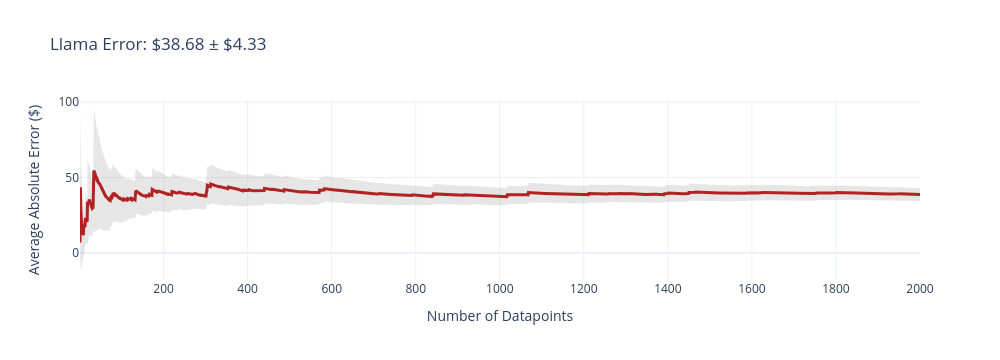
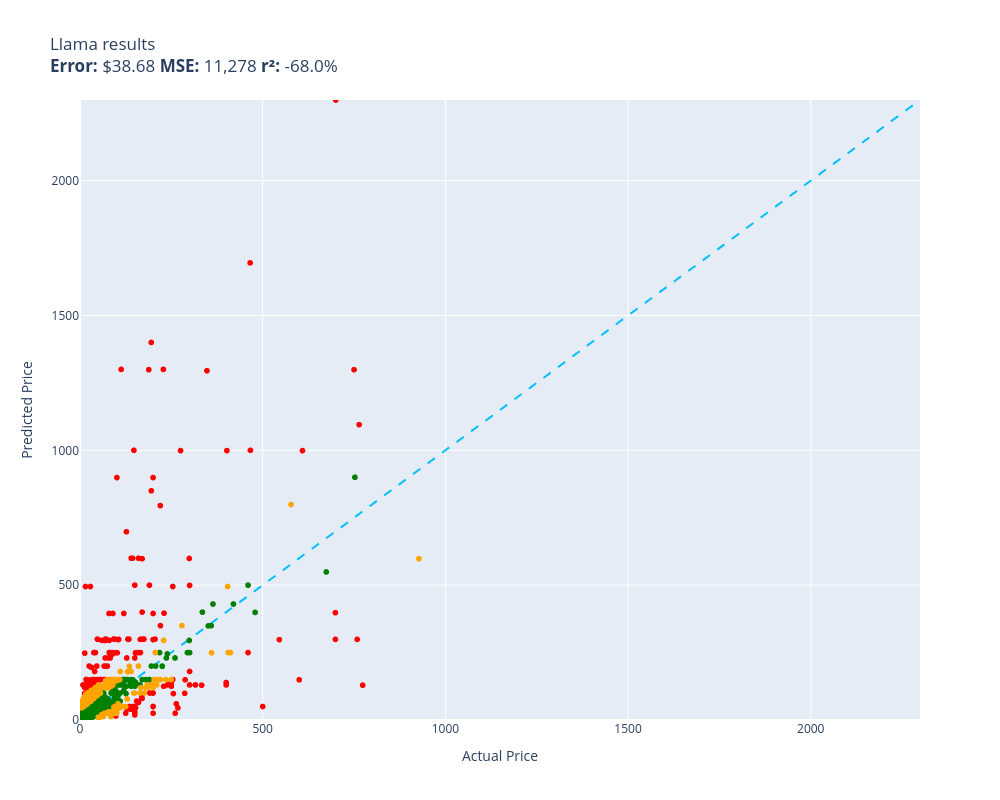

These figures' notebook cell, in order:
### Code cell
# Evaluation
# We notice that base model performance is super bad so we need to fine-tune it with our data
evaluate(llama, test)

### Figure 1 — Plotly figure (JSON) as saved in the notebook; plotly's stock layout.template omitted (floating-point values rounded to 4 significant figures; data arrays with more than 128 entries replaced by an {"elided": "..."} marker saying what was removed)
{"data": [{"fill": "toself", "fillcolor": "rgba(128,128,128,0.2)", "hoverinfo": "skip", "line": {"color": "rgba(255,255,255,0)"}, "name": "95% CI", "showlegend": false, "type": "scatter", "x": {"elided": "4000 int values"}, "y": {"elided": "4000 float values"}}, {"customdata": {"elided": "2000x1 float values"}, "hovertemplate": "n=%{x}<br>Avg Error=$%{y:,.2f}<br>±95% CI=$%{customdata[0]:,.2f}<extra></extra>", "line": {"color": "firebrick", "width": 3}, "mode": "lines", "name": "Cumulative Avg Error", "type": "scatter", "x": {"elided": "2000 int values"}, "y": {"elided": "2000 float values"}}], "layout": {"height": 360, "showlegend": false, "title": {"text": "Llama Error: $38.68 ± $4.33"}, "width": 1000, "xaxis": {"title": {"text": "Number of Datapoints"}}, "yaxis": {"title": {"text": "Average Absolute Error ($)"}}}}

### Figure 2 — Plotly figure (JSON) as saved in the notebook; plotly's stock layout.template omitted (floating-point values rounded to 4 significant figures; data arrays with more than 128 entries replaced by an {"elided": "..."} marker saying what was removed)
{"data": [{"customdata": {"elided": "1592x1 str values"}, "hovertemplate": "%{customdata[0]}<extra></extra>", "legendgroup": "green", "marker": {"color": "green", "size": 6, "symbol": "circle"}, "mode": "markers", "name": "green", "showlegend": true, "type": "scattergl", "x": {"elided": "1592 float values"}, "xaxis": "x", "y": {"elided": "1592 float values"}, "yaxis": "y"}, {"customdata": {"elided": "188x1 str values"}, "hovertemplate": "%{customdata[0]}<extra></extra>", "legendgroup": "red", "marker": {"color": "red", "size": 6, "symbol": "circle"}, "mode": "markers", "name": "red", "showlegend": true, "type": "scattergl", "x": {"elided": "188 float values"}, "xaxis": "x", "y": {"elided": "188 float values"}, "yaxis": "y"}, {"customdata": {"elided": "220x1 str values"}, "hovertemplate": "%{customdata[0]}<extra></extra>", "legendgroup": "orange", "marker": {"color": "orange", "size": 6, "symbol": "circle"}, "mode": "markers", "name": "orange", "showlegend": true, "type": "scattergl", "x": {"elided": "220 float values"}, "xaxis": "x", "y": {"elided": "220 float values"}, "yaxis": "y"}, {"hoverinfo": "skip", "line": {"color": "deepskyblue", "dash": "dash", "width": 2}, "mode": "lines", "name": "y = x", "showlegend": false, "type": "scatter", "x": [0, 2299], "y": [0, 2299]}], "layout": {"height": 800, "legend": {"title": {"text": "color"}, "tracegroupgap": 0}, "showlegend": false, "title": {"text": "Llama results<br><b>Error:</b> $38.68 <b>MSE:</b> 11,278 <b>r²:</b> -68.0%"}, "width": 1000, "xaxis": {"anchor": "y", "domain": [0, 1], "range": [0, 2299], "title": {"text": "Actual Price"}}, "yaxis": {"anchor": "x", "domain": [0, 1], "range": [0, 2299], "title": {"text": "Predicted Price"}}}}
